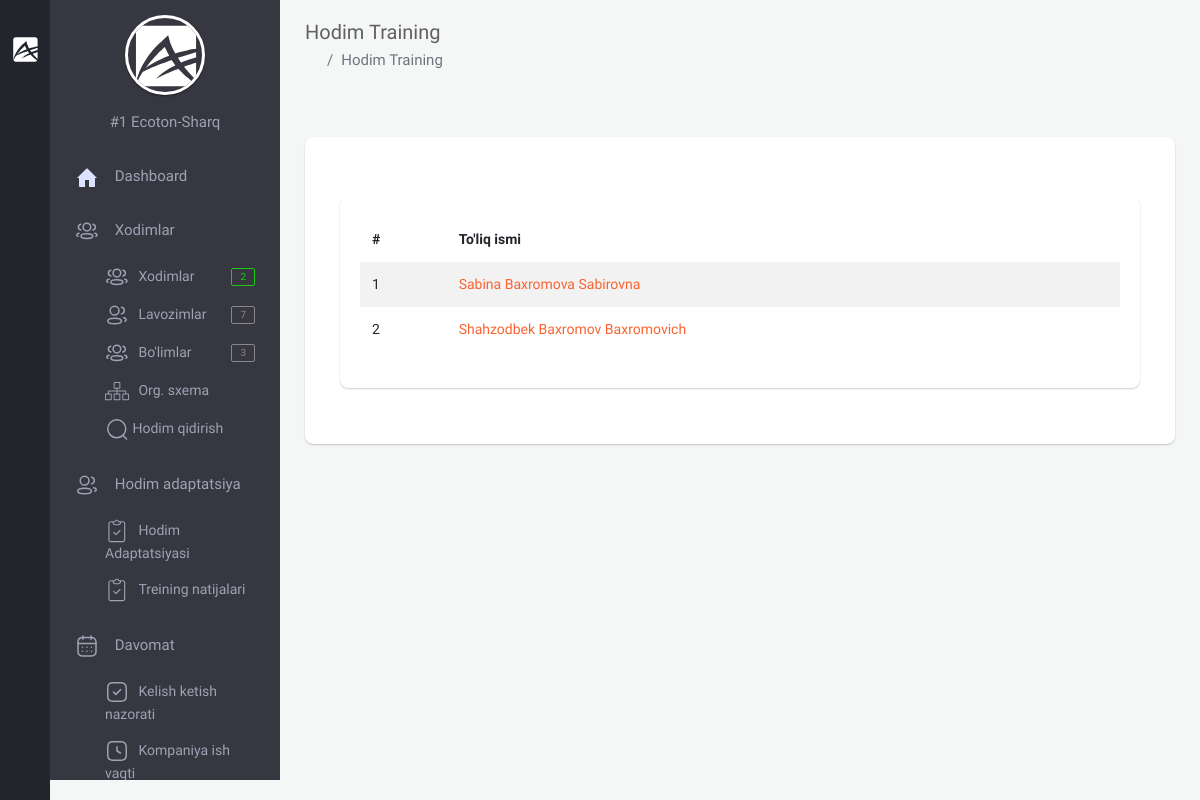
The page /backoffice/staff-training-answer (signed in) on the database as committed earlier.
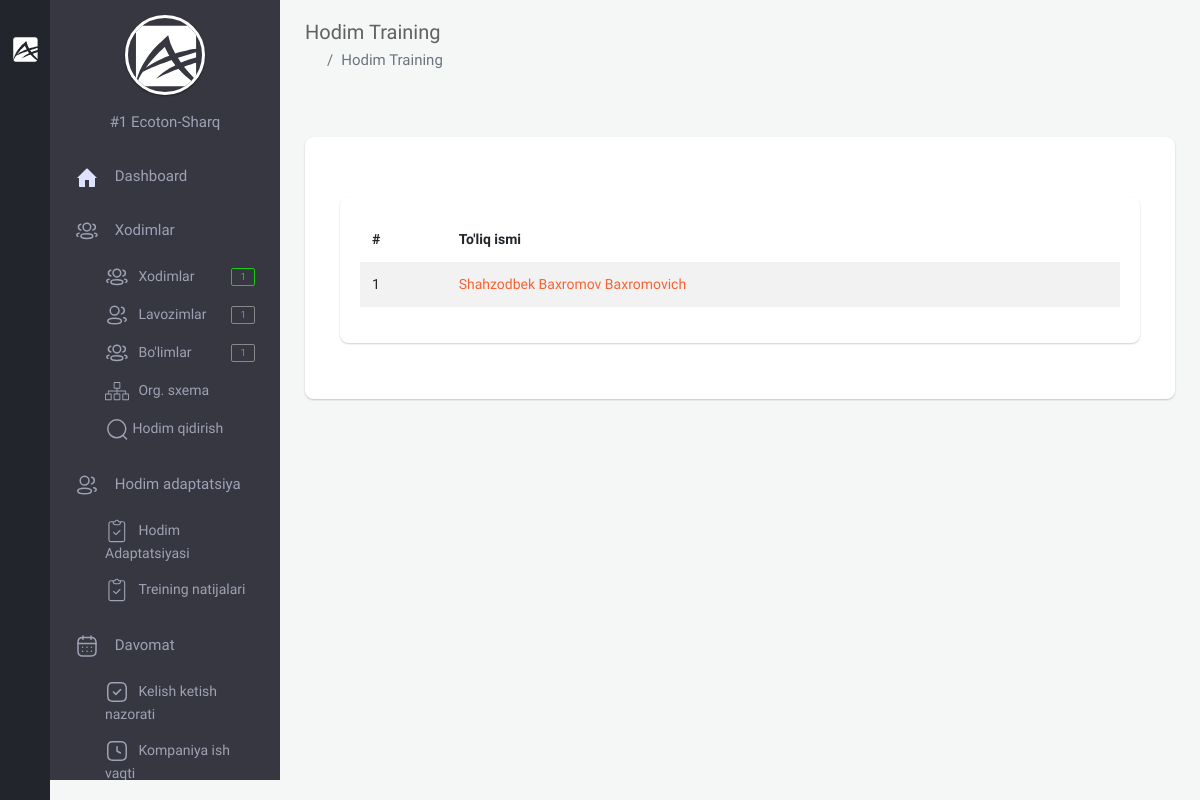
The same page on the database as committed later.
### app/models.py (models this page shows, shortened)
class User(AbstractUser):
    branch = models.ForeignKey(Branch, on_delete=models.CASCADE, null=True, blank=True, verbose_name="Filial")
    company = models.ForeignKey("Company", on_delete=models.CASCADE, null=True, blank=True, verbose_name='Kompaniya')
    is_director = models.BooleanField(default=True)
    created_at = models.DateTimeField(auto_now_add=True)
    class Meta:
        verbose_name_plural = "HR"

class Company(models.Model):
    name = models.CharField(max_length=100, verbose_name="Kompaniya nomi")
    phone = models.CharField(max_length=25, null=True, blank=True, verbose_name="Kompaniya telefon raqami")
    type = models.ForeignKey(TypeCompany, on_delete=models.CASCADE, null=True, blank=True,
                             verbose_name="Kompaniya turi")
    address = models.CharField(max_length=255, null=True, blank=True, verbose_name="Kompaniya manzili")
    creator = models.CharField(max_length=255, null=True, blank=True, verbose_name="Kompaniya asoschisi")
    text = RichTextUploadingField(null=True, blank=True, verbose_name="Kompaniya haqida qisqacha ma'lumot")
    video = models.FileField(upload_to='company/video/', null=True, blank=True,
                             verbose_name="Kompaniya haqida qisqacha video")
    info = models.TextField(null=True, blank=True, verbose_name="Bot uchun qisqacha ma'lumot")
    logo = models.ImageField(upload_to='company/image/', null=True, blank=True, verbose_name="Kompaniya logotipi")
    amount_of_staff = models.IntegerField(verbose_name="Hodimlar soni", default=1)
    created_at = models.DateTimeField(auto_now_add=True)
    def __str__(self):
        return f'#{self.id}  {self.name}'
    @property
    def logo_url(self):
        if self.logo and hasattr(self.logo, 'url'):
            return self.logo.url
    class Meta:
        ordering = ['-created_at']
        verbose_name_plural = "Kompaniya ma'lumotini qo'shish"

class Staff(models.Model):
    GENDER = (
        ('male', 'Erkak'),
        ('female', 'Ayol')
    )
    company = models.ForeignKey(Company, on_delete=models.CASCADE, verbose_name="Kompaniya")
    first_name = models.CharField(null=True, blank=True, max_length=255, verbose_name="Ism")
    second_name = models.CharField(null=True, blank=True, max_length=255, verbose_name="Familiya")
    last_name = models.CharField(null=True, blank=True, max_length=255, verbose_name="Otasining ismi")
    username = models.CharField(null=True, blank=True, max_length=255, verbose_name="Username")
    birth_date = models.DateField(null=True, blank=True, verbose_name="Tug'ilgan sana")
    gender = models.CharField(choices=GENDER, max_length=10, verbose_name="Jinsi")
    password = models.CharField(null=True, blank=True, max_length=255, verbose_name="parol")
    training_url = models.UUIDField(max_length=200, unique=True, null=True, blank=True)
    tabel_number = models.PositiveIntegerField(null=True, blank=True, verbose_name="Tabel raqami")
    start_work_at = models.DateField(null=True, blank=True, verbose_name="Ish boshlagan sana")
    account_number = models.BigIntegerField(null=True, blank=True, verbose_name="Xisob raqami")
    email = models.EmailField(unique=True, verbose_name="Elektron manzil")
    mobile_phone = models.CharField(null=True, blank=True, max_length=15, verbose_name="Mobil telefon")
    home_phone = models.CharField(null=True, blank=True, max_length=15, verbose_name="Uy telefoni")
    work_phone = models.CharField(null=True, blank=True, max_length=15, verbose_name="Ish telefoni")
    address = models.CharField(null=True, blank=True, max_length=255, verbose_name="Uy manzili")
    image = models.ImageField(upload_to='company/staff/image/', null=True, blank=True, verbose_name="Xodimning rasmi")
    qr_code = models.ImageField(upload_to='company/staff/qr_code/', null=True, blank=True,
                                verbose_name="Xodimning qr code")
    department = models.ForeignKey(Department, on_delete=models.CASCADE, verbose_name="Bo'lim")
    position = models.ForeignKey(Position, on_delete=models.CASCADE, verbose_name="Lavozim")
    note = models.CharField(max_length=255, null=True, blank=True, verbose_name="Eslatma")
    work_graph = models.ForeignKey('CompanyScheduleFreeGraph', on_delete=models.CASCADE, null=True, blank=True, verbose_name="Ish jadvali")
    created_at = models.DateTimeField(auto_now_add=True)
    class Meta:
        ordering = ['-created_at']
        verbose_name_plural = "Xodimlar"

### backoffice/views.py (the view)
# urls.py: path('staff-training-answer', views.TrainingAnswerListView.as_view(), name="staff_training_answer"),
class TrainingAnswerListView(LoginRequiredMixin, generic.ListView):
    template_name = 'backoffice/pages/trainig-info/answer.html'
    model = models.Staff
    def get_context_data(self, *, object_list=None, **kwargs):
        ctx = super(TrainingAnswerListView, self).get_context_data(**kwargs)
        company = self.request.user.company
        ctx['staffs'] = models.Staff.objects.filter(company=company)
        ctx['answers'] = models.TrainingAnswer.objects.filter(staff__company=company)
        return ctx

### templates/backoffice/pages/trainig-info/answer.html (shortened to what this page needs)
{% extends 'backoffice/base.html' %}
{% block content %}
    <section class="content">
        <div class="container-fluid">
            <div class="block-header">
                <div class="row clearfix">
                    <div class="col-lg-5 col-md-5 col-sm-12">
                        <h2>Hodim Training</h2>
                        <ul class="breadcrumb padding-0">
                            <li class="breadcrumb-item"><a href="{% url 'backoffice-main' %}"><i
                                    class="zmdi zmdi-home"></i></a></li>
                            <li class="breadcrumb-item active">Hodim Training</li>
                        </ul>
                    </div>
                </div>
            </div>
            <div class="row clearfix">
                <div class="col-lg-12 col-md-12 col-sm-12">
                    <div class="card">
                        <div class="header">
                        </div>
                        <div class="body">
                            <div class="col-lg-12 col-md-12 col-sm-12">
                                <div class="card">
                                    <div class="header">
                                    </div>
                                    <div class="body">
                                        <table class="table table-borderless table-striped table-hover" id="training_answer">
                                            <thead>
                                            <tr>
                                                <th>#</th>
                                                <th>To'liq ismi</th>
                                            </tr>
                                            </thead>
                                            <tbody>
                                            {% for staff in staffs %}
                                                <tr>
                                                    <td>{{ forloop.counter }}</td>
                                                    <td>
                                                        <a href="#" data-toggle="modal"
                                                           data-target="#defaultModal{{ staff.id }}">{{ staff.first_name }} {{ staff.second_name }} {{ staff.last_name }}</a>
                                                    </td>
                                                </tr>
                                            {% endfor %}
                                            </tbody>
                                        </table>
                                    </div>
                                </div>
                            </div>
                        </div>
                    </div>
                </div>
            </div>
        </div>
    </section>
{% endblock %}

### templates/backoffice/base.html (shortened to what this page needs)
{% load static %}
<!doctype html>
<html lang="en">
<head>
    {% include 'backoffice/../app/assets/links.html' %}
</head>
<body class="theme-black" style="overflow: auto">
{% if request.path == "/backoffice/login" or request.path == "/backoffice/registration" %}
{% else %}
    {% include 'backoffice/parts/minileftbar.html' %}
{% endif %}
{% block content %}{% endblock %}
</body>
</html>

### templates/app/assets/links.html
{% load static %}
<link rel="stylesheet" href="{% static 'backoffice/assets/plugins/bootstrap/css/bootstrap.min.css' %}">
<link rel="stylesheet" href="{% static 'backoffice/assets/plugins/jquery-datatable/dataTables.bootstrap4.min.css' %}">
<link  rel="stylesheet" href="{% static 'backoffice/assets/css/main.css' %}">
<link rel="stylesheet" href="{% static 'backoffice/assets/css/color_skins.css' %}">
<link rel="stylesheet" href="{% static 'backoffice/assets/plugins/multi-select/css/multi-select.css' %}">
<link rel="stylesheet" href="{% static 'backoffice/assets/plugins/bootstrap-select/css/bootstrap-select.css' %}">
<link rel="stylesheet" href="{% static 'backoffice/custom.css' %}">

### templates/backoffice/parts/minileftbar.html (shortened to what this page needs)
{% load static %}
<aside id="minileftbar" class="minileftbar">
    <ul class="menu_list">
        <li>
            <a href="javascript:void(0);" class="bars" style="display: inline;"></a>
            <a class="navbar-brand" href="{% url 'backoffice-main' %}"><img src="{% static 'backoffice/assets/images/logo.svg' %}" alt="Alpino"></a>
        </li>
        <li><a href="javascript:void(0);" class="menu-sm"><i class="zmdi zmdi-swap"></i></a></li>
        <li><a href="" title="Events"><i class="zmdi zmdi-calendar"></i></a></li>
        <li><a href="" title="Contact List"><i class="zmdi zmdi-account-box-phone"></i></a></li>
        <li><a href="javascript:void(0);" class="fullscreen" data-provide="fullscreen"><i
                class="zmdi zmdi-fullscreen"></i></a></li>
        <li class="power">
            <a href="{% url 'logout' %}" class="mega-menu"><i class="zmdi zmdi-power"></i></a>
        </li>
    </ul>
</aside>
<aside class="right_menu">
    <div id="leftsidebar" class="sidebar">
        <div class="menu">
            <ul class="list">
                <li>
                    <div class="user-info m-b-20">
                        <div class="image">
                        {% if request.user.company.logo_url %}
                            <a href="{% url 'company_update' request.user.company.id %}" class=" waves-effect waves-block"><img src="{% if request.user.company.logo_url %}{{ request.user.company.logo_url }}{% endif %}" alt="User" style="width: 100px;height: 100px;"></a>
                        {% else %}
                            <a href="{% url 'company_update' request.user.company.id %}" class=" waves-effect waves-block"><img src="{% static 'backoffice/assets/images/logo.svg' %}" alt="User"></a>
                        {% endif %}
                        </div>
                        <div class="detail">
                            <p style="color:#9FA2B4;">{{ request.user.company }}</p>
                        </div>
                    </div>
                </li>
                <li><a href="{% url 'backoffice-main' %}" class="toggled waves-effect waves-block">
                    <svg width="24" height="24" viewBox="0 0 24 24" fill="none" xmlns="http://www.w3.org/2000/svg">
                     <path d="M2 13L11.293 3.707C11.6835 3.31662 12.3165 3.31662 12.707 3.707L22 13H20V21C20 21.5523 19.5523 22 19 22H14V15H10V22H5C4.44772 22 4 21.5523 4 21V13H2Z" fill="#DDE2FF"/>
                    </svg>
                    <span>Dashboard</span>
                    </a>
                </li>
                <li><a href="javascript:void(0);" class="menu-toggle waves-effect waves-block toggled">
                    <span>Xodimlar</span></a>
                    <ul class="ml-menu" style="display: block;">
                        <li>
                                <a href="{% url 'staff' %}" class="waves-effect waves-block">
                                    <span>Xodimlar</span>
                                    <span class="badge badge-success float-right">{{ amount_staff }}</span>
                                </a>
                        </li>
                        <li>
                                <a href="{% url 'position' %}" class="waves-effect waves-block">
                                    <span>Lavozimlar</span>
                                    <span class="badge badge-default float-right">{{ position_amounts }}</span>
                                </a>
                        </li>
                        <li>
                                <a href="{% url 'department' %}" class="waves-effect waves-block">
                                    <span>Bo'limlar</span>
                                    <span class="badge badge-default float-right">{{ department_amounts }}</span>
                                </a>
                        </li>
                        <li>
                                <a href="{% url 'staff_org_system' %}" class="waves-effect waves-block">
                                    <span>Org. sxema</span>
                                </a>
                        </li>
                        <li>
                                <a href="{% url 'search_staff' %}" class="waves-effect waves-block">
                                    Hodim qidirish
                                </a>
                        </li>
                    </ul>
                </li>
                <li><a href="javascript:void(0);" class="menu-toggle waves-effect waves-block toggled">
                    <span>Hodim adaptatsiya</span></a>
                    <ul class="ml-menu" style="display: block;">
                        <li>
                            <a href="{% url 'training_info' %}" class=" waves-effect waves-block">
                                <span>Hodim Adaptatsiyasi</span>
                            </a>
                        </li>
                        <li>
                            <a href="{% url 'staff_training_answer' %}" class=" waves-effect waves-block">
                                <span>Treining natijalari</span>
                            </a>
                        </li>
                    </ul>
                </li>
                <li>
                    <a href="javascript:void(0);" class="menu-toggle waves-effect waves-block toggled">
                    <span>Davomat</span></a>
                    <ul class="ml-menu" style="display: block;">
                        <li>
                            <a href="{% url 'control_staff_flow' %}" class=" waves-effect waves-block">
                                <span>Kelish ketish nazorati</span>
                            </a>
                        </li>
                        <li>
                            <a href="{% url 'company_schedule' %}" class=" waves-effect waves-block">
                                <span>Kompaniya ish vaqti</span>
                            </a>
                        </li>
                    </ul>
                </li>
            </ul>
        </div>
    </div>
</aside>

### templates/app/assets/scripts.html (shortened to what this page needs)
{% load  static %}

Rows that differ between the two databases and show on the page:
removed Staff: first_name "Sabina", second_name "Baxromova", last_name "Sabirovna"
Other text that changed with them:
{{ amount_staff }}: "2" → "1"
{{ position_amounts }}: "7" → "1"
{{ department_amounts }}: "3" → "1"
